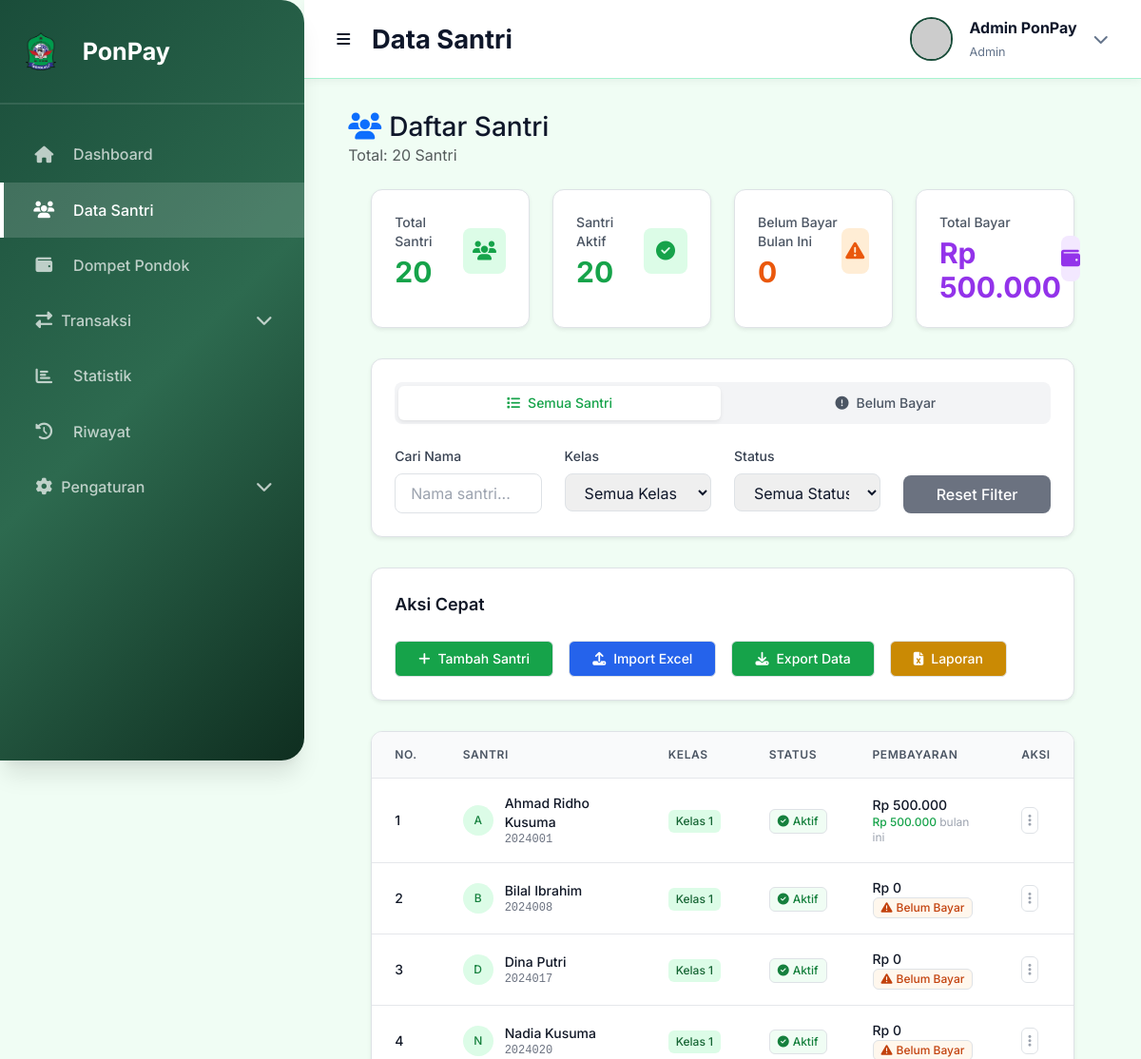
/students/ (upper part), run on an earlier commit of the app's database.
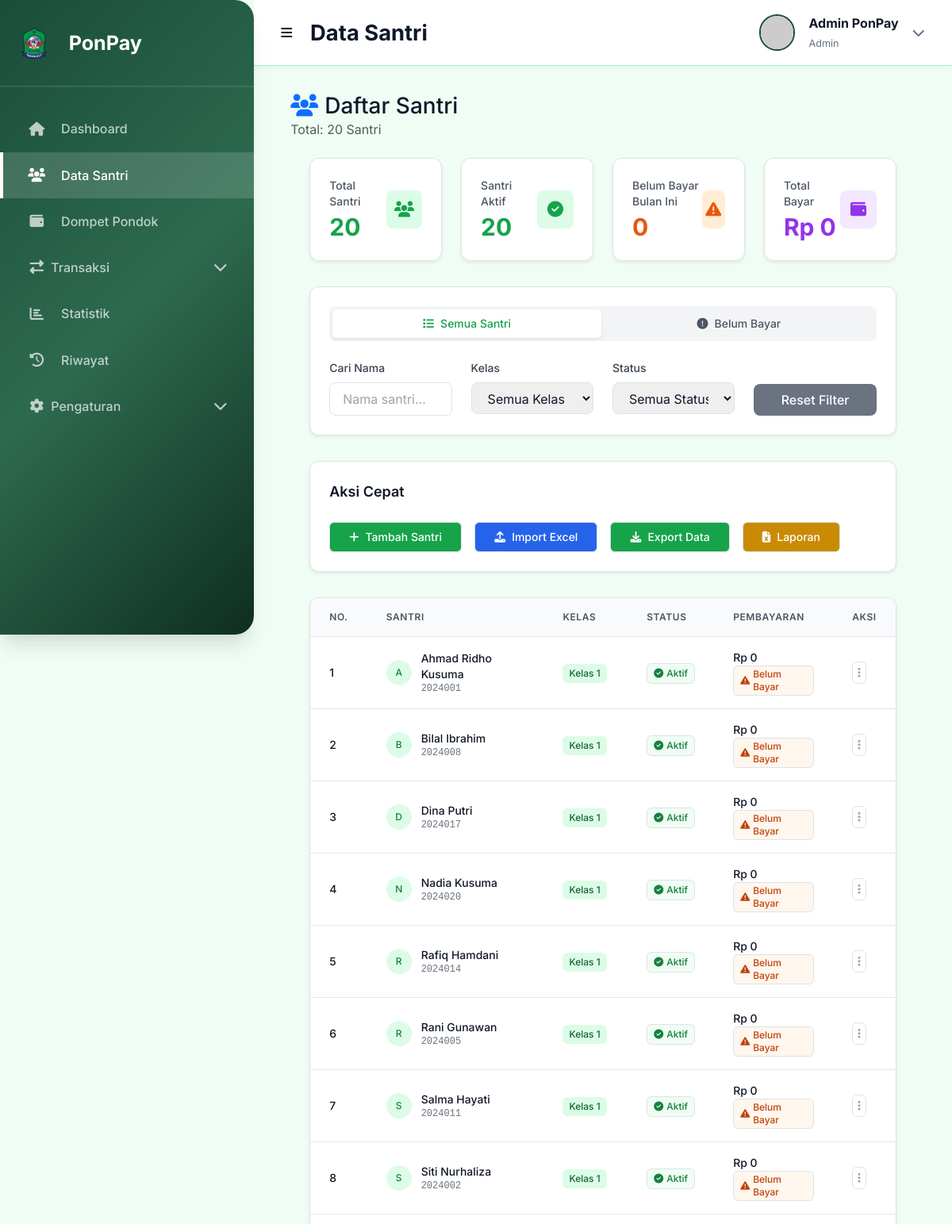
And on a later commit of the database.
### tables this page shows
CREATE TABLE students (
        id INTEGER PRIMARY KEY AUTOINCREMENT,
        name TEXT NOT NULL,
        nisn TEXT UNIQUE,
        kelas TEXT,
        jenis_kelamin TEXT,
        phone TEXT,
        parent_name TEXT,
        parent_phone TEXT,
        alamat TEXT,
        status TEXT DEFAULT 'aktif',
        photo TEXT,
        created_at TIMESTAMP DEFAULT CURRENT_TIMESTAMP
    );

### routes.py (the view)
@students_bp.route('/')
def index():
    students_data = get_all_students()
    students = []
    for student in students_data:
        student_dict = dict(student)
        stats = get_student_payment_stats(student['id'])
        student_dict['total_payment'] = stats['total_payment']
        student_dict['month_payment'] = stats['month_payment']
        students.append(student_dict)
    return render_template('students.html', students=students)

### app.py (called while the page is built)
@app.template_filter('rupiah')
def rupiah_format(value):
    try:
        value = int(value) if isinstance(value, (int, float)) else int(value)
        return f"Rp {value:,.0f}".replace(',', '.')
    except (ValueError, TypeError):
        return "Rp 0"

### db.py (called while the page is built)
def get_db():
    if 'db' not in g:
        g.db = sqlite3.connect(current_app.config['DATABASE'])
        g.db.row_factory = sqlite3.Row  # Enable column access by name
    return g.db

def query_db(query, args=(), one=False):
    cursor = get_db().cursor()
    cursor.execute(query, args)
    rv = cursor.fetchall()
    cursor.close()
    return (rv[0] if rv else None) if one else rv

def get_all_students():
    return query_db('''
        SELECT * FROM students
        ORDER BY kelas, name ASC
    ''')

### templates/students.html (shortened to what the changed rows need)
{% extends "base.html" %} {% block title %}Data Santri - PonPay{% endblock %}  {% block extra_css %}
<script src="https://cdn.tailwindcss.com"></script>
{% endblock %} {% block content %}
<div class="container-fluid">
  <div class="d-flex justify-content-between align-items-center mb-4">
    <div>
      <h1 class="h3 mb-0">
        <i class="fas fa-users text-primary me-2"></i>Daftar Santri
      </h1>
    </div>
  </div>
  <div class="max-w-7xl mx-auto px-4 sm:px-6 lg:px-8">
    <div class="grid grid-cols-1 md:grid-cols-2 lg:grid-cols-4 gap-6 mb-8">
              {% set aktif = students|selectattr('status', 'equalto',
              'aktif')|list %}{{ aktif|length }}
              {% set belum_bayar_count = 0 %}{% for s in students %}{% if
              s.month_payment == 0 %}{% set belum_bayar_count =
              belum_bayar_count + 1 %}{% endif %}{% endfor %}{{
      <div
        class="bg-white rounded-xl shadow-sm border border-gray-200 p-6 hover-lift fade-in"
        style="animation-delay: 0.3s">
        <div class="flex items-center justify-between">
          <div>
            <p class="text-sm font-medium text-gray-600 mb-1">Total Bayar</p>
            <p class="text-3xl font-bold text-purple-600">
              {{ (students|map(attribute='total_payment')|sum)|int|rupiah }}
            </p>
          </div>
        </div>
      </div>
    </div>
    <div class="space-y-6">
      <div id="all-pane" class="active-tab-content">
        <div
          class="bg-white rounded-xl shadow-sm border border-gray-200 overflow-hidden">
          <div class="overflow-x-auto">
            <table class="w-full">
              <thead class="bg-gray-50 border-b border-gray-200">
                <tr>
                  <th
                    class="px-4 py-3 text-left text-xs font-semibold text-gray-600 uppercase tracking-wider">
                    No.
                  </th>
                  <th
                    class="px-4 py-3 text-left text-xs font-semibold text-gray-600 uppercase tracking-wider">
                    Santri
                  </th>
                  <th
                    class="px-4 py-3 text-left text-xs font-semibold text-gray-600 uppercase tracking-wider">
                    Kelas
                  </th>
                  <th
                    class="px-4 py-3 text-left text-xs font-semibold text-gray-600 uppercase tracking-wider">
                    Status
                  </th>
                  <th
                    class="px-4 py-3 text-left text-xs font-semibold text-gray-600 uppercase tracking-wider">
                    Pembayaran
                  </th>
                  <th
                    class="px-4 py-3 text-left text-xs font-semibold text-gray-600 uppercase tracking-wider">
                    Aksi
                  </th>
                </tr>
              </thead>
              <tbody class="divide-y divide-gray-200" id="studentTableBody">
                {% if students %} {% for student in students %}
                <tr
                  class="student-row hover:bg-gray-50 transition-colors duration-200"
                  data-name="{{ student.name }}"
                  data-kelas="{{ student.kelas }}"
                  data-status="{{ student.status }}"
                  data-paid="{{ student.month_payment }}">
                  <td
                    class="px-4 py-3 whitespace-nowrap text-sm font-medium text-gray-900">
                    {{ loop.index }}
                  </td>
                  <td class="px-4 py-3">
                    <div class="flex items-center">
                      <div class="flex-shrink-0 w-8 h-8">
                        <div
                          class="w-8 h-8 rounded-full bg-primary-100 flex items-center justify-center">
                          <span class="text-xs font-medium text-primary-700">
                            {{ student.name[0].upper() }}
                          </span>
                        </div>
                      </div>
                      <div class="ml-3">
                        <div class="text-sm font-medium text-gray-900">
                          {{ student.name }}
                        </div>
                        <div class="text-xs text-gray-500 font-mono">
                          {{ student.nisn }}
                        </div>
                      </div>
                    </div>
                  </td>
                  <td class="px-4 py-3 whitespace-nowrap">
                    <span
                      class="inline-flex items-center px-2 py-1 rounded-md text-xs font-medium bg-primary-100 text-primary-800">
                      {{ student.kelas }}
                    </span>
                  </td>
                  <td class="px-4 py-3 whitespace-nowrap">
                    {% if student.status == 'aktif' %}
                    <span
                      class="inline-flex items-center px-2 py-1 rounded-md text-xs font-medium bg-green-50 text-green-700 border border-green-200">
                      <i class="fas fa-check-circle mr-1"></i>Aktif
                    </span>
                    {% else %}
                    <span
                      class="inline-flex items-center px-2 py-1 rounded-md text-xs font-medium bg-red-50 text-red-700 border border-red-200">
                      <i class="fas fa-times-circle mr-1"></i>Non-Aktif
                    </span>
                    {% endif %}
                  </td>
                  <td class="px-4 py-3">
                    <div class="text-sm">
                      <div class="font-medium text-gray-900">
                        {{ student.total_payment|rupiah }}
                      </div>
                      <div class="text-gray-500 text-xs">
                        {% if student.month_payment == 0 %}
                        <span
                          class="inline-flex items-center px-2 py-0.5 rounded text-xs font-medium bg-orange-50 text-orange-700 border border-orange-200">
                          <i class="fas fa-exclamation-triangle mr-1"></i>Belum
                          Bayar
                        </span>
                        {% else %}
                        <span class="text-green-600 font-medium"
                          >{{ student.month_payment|rupiah }}</span
                        >
                        <span class="text-gray-400">bulan ini</span>
                        {% endif %}
                      </div>
                    </div>
                  </td>
                  <td class="px-4 py-3 whitespace-nowrap text-sm font-medium">
                    <div class="relative">
                      <button
                        onclick="toggleDropdown({{ student.id }})"
                        class="inline-flex items-center p-1.5 border border-gray-300 rounded-md text-gray-400 hover:text-gray-600 hover:bg-gray-50 focus:outline-none focus:ring-2 focus:ring-offset-2 focus:ring-primary-500"
                        title="Menu Aksi">
                        <i class="fas fa-ellipsis-v"></i>
                      </button>
                    </div>
                  </td>
                </tr>
                {% endfor %} {% endif %}
              </tbody>
            </table>
          </div>
        </div>
      </div>
          {% set belum_bayar_list = [] %} {% for student in students %} {% if
          student.month_payment == 0 %} {% set _ =
          belum_bayar_list.append(student) %} {% endif %} {% endfor %}
    </div>
  </div>
  {% endblock %}

What changed in the data, as far as the page shows it:
changed students "Ahmad Ridho Kusuma": total_payment|rupiah "Rp 500.000" → "Rp 0"; month_payment|rupiah "Rp 500.000" → (not shown); text "bulan ini" → "Belum Bayar"
now on this page (row edited): students: name "R", name "Rafiq Hamdani", nisn "2024014", kelas "Kelas 1", status "aktif" (drawn), total_payment|rupiah "Rp 0", shows "Belum Bayar"
now on this page (row edited): students: name "R", name "Rani Gunawan", nisn "2024005", kelas "Kelas 1", status "aktif" (drawn), total_payment|rupiah "Rp 0", shows "Belum Bayar"
now on this page (row edited): students: name "S", name "Salma Hayati", nisn "2024011", kelas "Kelas 1", status "aktif" (drawn), total_payment|rupiah "Rp 0", shows "Belum Bayar"
now on this page (row edited): students: name "S", name "Siti Nurhaliza", nisn "2024002", kelas "Kelas 1", status "aktif" (drawn), total_payment|rupiah "Rp 0", shows "Belum Bayar"
Also different on the page:
{{ (students|map(attribute='total_payment')|sum)|int|rupiah }}: "Rp 500.000" → "Rp 0"
